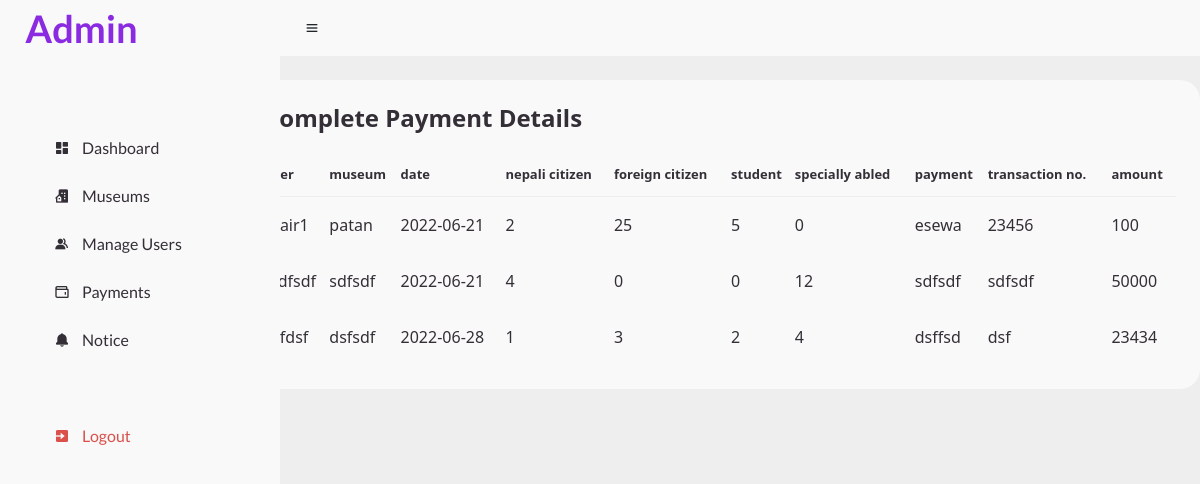
Page /admin/paymenttillnowsampleII.php on the earlier database version.
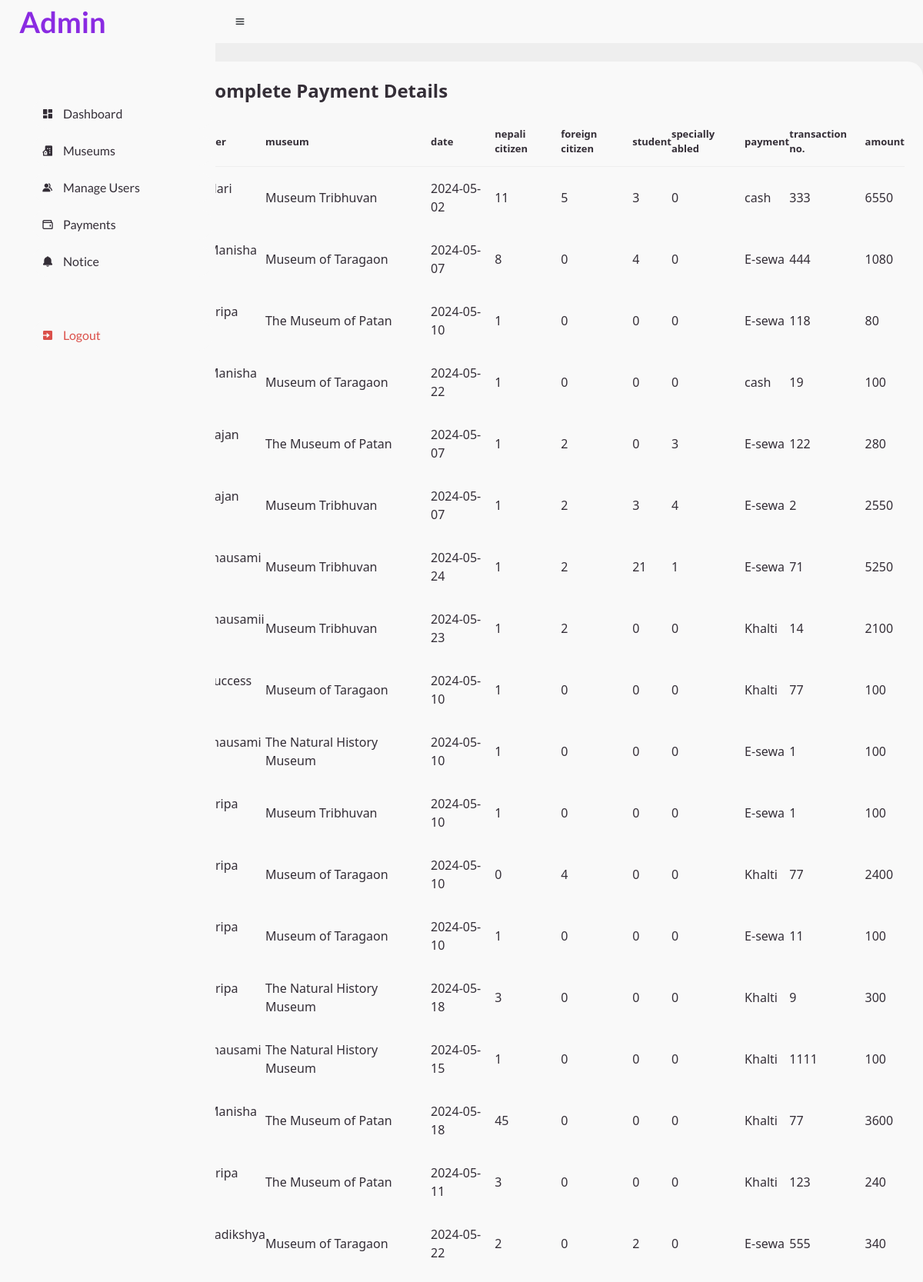
Same page on the later database version.
### tables this page shows
CREATE TABLE `tbl_ticketbooking` (
  `id` int(11) NOT NULL,
  `u_name` varchar(20) NOT NULL,
  `m_name` varchar(100) NOT NULL,
  `b_date` date NOT NULL,
  `no_of_nc` int(3) NOT NULL DEFAULT 0,
  `no_of_ns` int(3) NOT NULL DEFAULT 0,
  `no_of_fc` int(3) NOT NULL DEFAULT 0,
  `no_of_sa` int(3) NOT NULL DEFAULT 0,
  `payment_type` varchar(100) NOT NULL,
  `transction_no` varchar(100) NOT NULL,
  `amount` int(5) NOT NULL
);

### admin/paymenttillnowsampleII.php (the view, shortened to what this page needs)
<?php
include "header.php";
include "_dbconnect.php";
?>
<main>
    <div class="table-data">
        <div class="order">
            <div class="head">
                <h3> Complete Payment Details</h3>
            </div>
            <table>
                <thead>
                    <tr>
                        <th>User</th>
                        <th>museum </th>
                        <th>date</th>
                        <th>nepali citizen</th>
                        <th>foreign citizen</th>
                        <th>student</th>
                        <th>specially abled</th>
                        <th>payment</th>
                        <th>transaction no.</th>
                        <th>amount</th>
                    </tr>
                </thead>
                <tbody>
                    <?php
                    $res = mysqli_query($conn, "SELECT * FROM `tbl_ticketbooking`");
                    $user_details = mysqli_num_rows($res)>0;
                    if($user_details){
                        while($row = mysqli_fetch_array($res)){
                    ?>
                    <tr>
                        <td>
                        <?PHP echo $row['u_name'];  ?>
                        </td>
                        <td>
                        <?PHP echo $row['m_name'];  ?>
                        </td>
                        <td>
                        <?PHP echo $row['b_date'];  ?>
                        </td>
                        <td>
                        <?PHP echo $row['no_of_nc'];  ?>
                        </td>
                        <td>
                        <?PHP echo $row['no_of_fc'];  ?>
                        </td>
                        <td>
                        <?PHP echo $row['no_of_ns'];  ?>
                        </td>
                        <td>
                        <?PHP echo $row['no_of_sa'];  ?>
                        </td>
                        <td>
                        <?PHP echo $row['payment_type'];  ?>
                        </td>
                        <td>
                        <?PHP echo $row['transction_no'];  ?>
                        </td>
                        <td>
                        <?PHP echo $row['amount'];  ?>
                        </td>
                    </tr>
                    <?php
                    }
                    }else{
                        echo 'no data found';
                    }
                    ?>
                </tbody>
            </table>
        </div>
    </div>
</main>
<?php include "footer.php"; ?>

Differences in the rows shown:
removed tbl_ticketbooking: u_name "hair1", m_name "patan", b_date "2022-06-21", no_of_nc "2", no_of_fc "25", no_of_ns "5", no_of_sa "0", payment_type "esewa", transction_no "23456", amount "100"
removed tbl_ticketbooking: u_name "sdfsdf", m_name "sdfsdf", b_date "2022-06-21", no_of_nc "4", no_of_fc "0", no_of_ns "0", no_of_sa "12", payment_type "sdfsdf", transction_no "sdfsdf", amount "50000"
removed tbl_ticketbooking: u_name "dfdsf", m_name "dsfsdf", b_date "2022-06-28", no_of_nc "1", no_of_fc "3", no_of_ns "2", no_of_sa "4", payment_type "dsffsd", transction_no "dsf", amount "23434"
added tbl_ticketbooking: u_name "Hari", m_name "Museum Tribhuvan", b_date "2024-05-02", no_of_nc "11", no_of_fc "5", no_of_ns "3", no_of_sa "0", payment_type "cash", transction_no "333", amount "6550"
added tbl_ticketbooking: u_name "Manisha", m_name "Museum of Taragaon", b_date "2024-05-07", no_of_nc "8", no_of_fc "0", no_of_ns "4", no_of_sa "0", payment_type "E-sewa", transction_no "444", amount "1080"
added tbl_ticketbooking: u_name "Kripa", m_name "The Museum of Patan", b_date "2024-05-10", no_of_nc "1", no_of_fc "0", no_of_ns "0", no_of_sa "0", payment_type "E-sewa", transction_no "118", amount "80"
added tbl_ticketbooking: u_name "Manisha", m_name "Museum of Taragaon", b_date "2024-05-22", no_of_nc "1", no_of_fc "0", no_of_ns "0", no_of_sa "0", payment_type "cash", transction_no "19", amount "100"
added tbl_ticketbooking: u_name "Sajan", m_name "The Museum of Patan", b_date "2024-05-07", no_of_nc "1", no_of_fc "2", no_of_ns "0", no_of_sa "3", payment_type "E-sewa", transction_no "122", amount "280"
added tbl_ticketbooking: u_name "Sajan", m_name "Museum Tribhuvan", b_date "2024-05-07", no_of_nc "1", no_of_fc "2", no_of_ns "3", no_of_sa "4", payment_type "E-sewa", transction_no "2", amount "2550"
added tbl_ticketbooking: u_name "mausami", m_name "Museum Tribhuvan", b_date "2024-05-24", no_of_nc "1", no_of_fc "2", no_of_ns "21", no_of_sa "1", payment_type "E-sewa", transction_no "71", amount "5250"
added tbl_ticketbooking: u_name "mausamii", m_name "Museum Tribhuvan", b_date "2024-05-23", no_of_nc "1", no_of_fc "2", no_of_ns "0", no_of_sa "0", payment_type "Khalti", transction_no "14", amount "2100"
added tbl_ticketbooking: u_name "success", m_name "Museum of Taragaon", b_date "2024-05-10", no_of_nc "1", no_of_fc "0", no_of_ns "0", no_of_sa "0", payment_type "Khalti", transction_no "77", amount "100"
added tbl_ticketbooking: u_name "mausami", m_name "The Natural History Museum", b_date "2024-05-10", no_of_nc "1", no_of_fc "0", no_of_ns "0", no_of_sa "0", payment_type "E-sewa", transction_no "1", amount "100"
added tbl_ticketbooking: u_name "Kripa", m_name "Museum Tribhuvan", b_date "2024-05-10", no_of_nc "1", no_of_fc "0", no_of_ns "0", no_of_sa "0", payment_type "E-sewa", transction_no "1", amount "100"
added tbl_ticketbooking: u_name "Kripa", m_name "Museum of Taragaon", b_date "2024-05-10", no_of_nc "0", no_of_fc "4", no_of_ns "0", no_of_sa "0", payment_type "Khalti", transction_no "77", amount "2400"
added tbl_ticketbooking: u_name "Kripa", m_name "Museum of Taragaon", b_date "2024-05-10", no_of_nc "1", no_of_fc "0", no_of_ns "0", no_of_sa "0", payment_type "E-sewa", transction_no "11", amount "100"
added tbl_ticketbooking: u_name "Kripa", m_name "The Natural History Museum", b_date "2024-05-18", no_of_nc "3", no_of_fc "0", no_of_ns "0", no_of_sa "0", payment_type "Khalti", transction_no "9", amount "300"
added tbl_ticketbooking: u_name "mausami", m_name "The Natural History Museum", b_date "2024-05-15", no_of_nc "1", no_of_fc "0", no_of_ns "0", no_of_sa "0", payment_type "Khalti", transction_no "1111", amount "100"
added tbl_ticketbooking: u_name "Manisha", m_name "The Museum of Patan", b_date "2024-05-18", no_of_nc "45", no_of_fc "0", no_of_ns "0", no_of_sa "0", payment_type "Khalti", transction_no "77", amount "3600"
added tbl_ticketbooking: u_name "Kripa", m_name "The Museum of Patan", b_date "2024-05-11", no_of_nc "3", no_of_fc "0", no_of_ns "0", no_of_sa "0", payment_type "Khalti", transction_no "123", amount "240"
added tbl_ticketbooking: u_name "Sadikshya", m_name "Museum of Taragaon", b_date "2024-05-22", no_of_nc "2", no_of_fc "0", no_of_ns "2", no_of_sa "0", payment_type "E-sewa", transction_no "555", amount "340"
